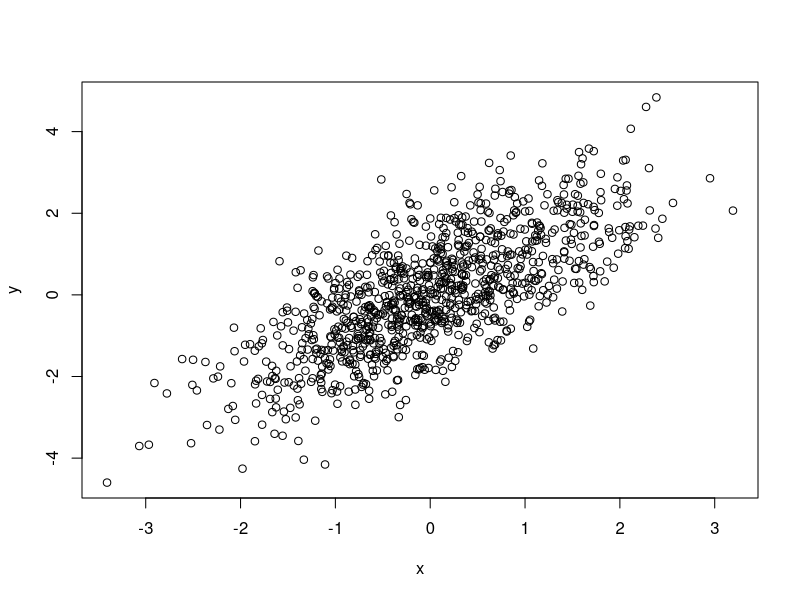
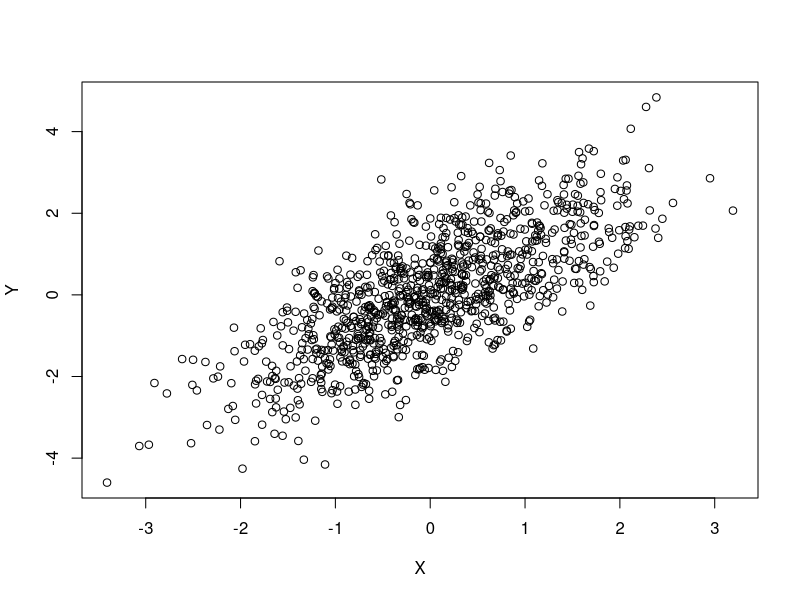
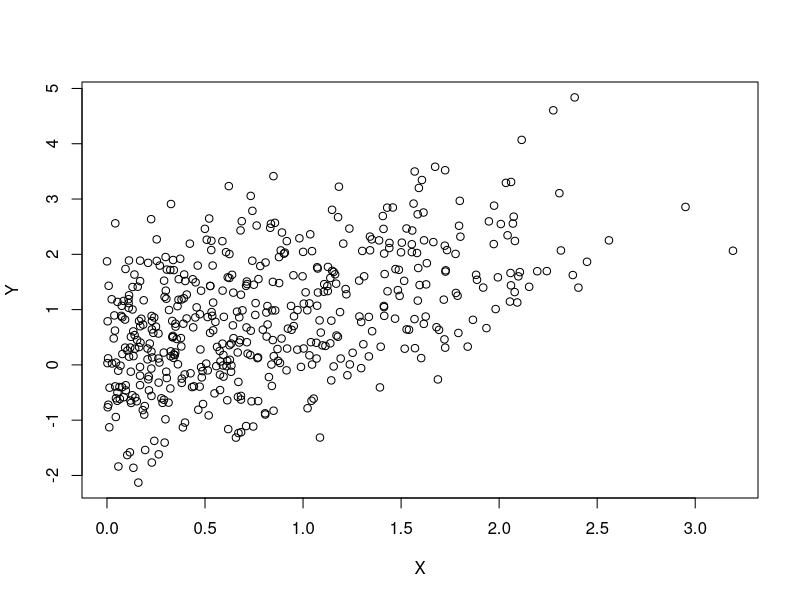
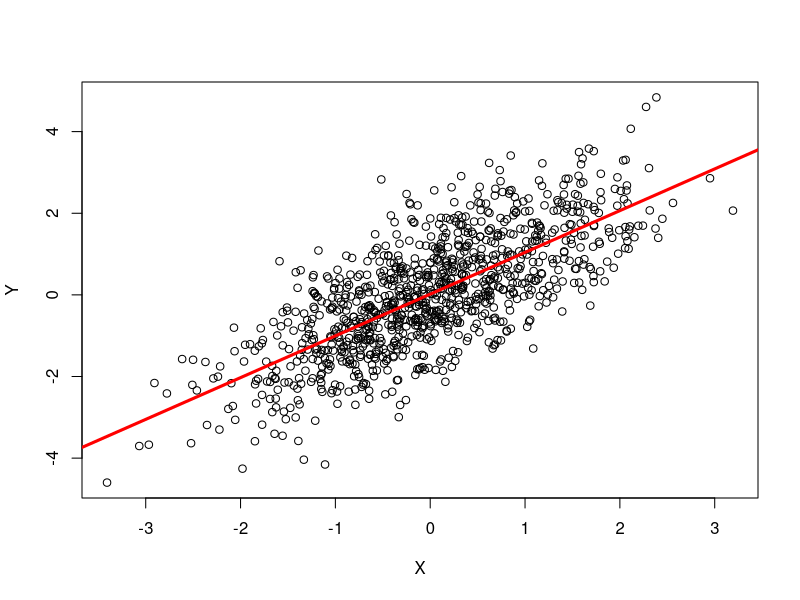

The R source for these figures, in order:
## ---- chunk 1
knitr::opts_chunk$set(
    eval=as.logical(Sys.getenv("KNITR_EVAL", "TRUE")),
    cache=as.logical(Sys.getenv("KNITR_CACHE", "TRUE")))
## ---- chunk 2
1 + 1
## ---- chunk 3
x = 1
x + x
## ---- chunk 4
x = c(1, 2, 3)
x
## ---- chunk 5
y = sqrt(x)
y
## ---- chunk 6
x = c(1, 2, 3)
x
x <- c(4, 5, 6)
x
x <- 7:9
x
10:12 -> x
x
## ---- chunk 7
x <- c(1, 2, 3) -> y
x
y
## ---- chunk 8
    people <- c("Lori", "Nitesh", "Valerie", "Herve")
    people
## ---- chunk 9
    population <- c(Buffalo=259000, Rochester=210000, `New York`=8400000)
    population
    log10(population)
## ---- chunk 10
    truthiness <- c(TRUE, FALSE, NA)
    truthiness
## ---- chunk 11
    !truthiness
    truthiness | !truthiness
    truthiness & !truthiness
## ---- chunk 12
    undefined_numeric_values <- c(NA, 0/0, NaN, Inf, -Inf)
    undefined_numeric_values
    sqrt(undefined_numeric_values)
## ---- chunk 13
    toupper(people)
    substr(people, 1, 3)
## ---- chunk 14
    x <- 1:3
    x * 2            # '2' (vector of length 1) recycled to c(2, 2, 2)
    truthiness | NA
    truthiness & NA
## ---- chunk 15
    substr(tolower(people), 1, 3)
    population[population < 1000000]
## ---- chunk 16
    frenemies = list(
        friends=c("Larry", "Richard", "Vivian"),
        enemies=c("Dick", "Mike")
    )
    frenemies
## ---- chunk 17
    frenemies[1]
    frenemies[c("enemies", "friends")]
    frenemies[["enemies"]]
## ---- chunk 18
    sex = factor(c("Male", "Male", "Female"),
                 levels=c("Female", "Male", "Hermaphrodite"))
    sex
    sex == "Female"
    table(sex)
    sex[sex == "Female"]
## ---- chunk 19
x = rnorm(1000)       # 1000 random normal deviates
y = x + rnorm(1000)   # another 1000 deviates, as a function of x
plot(y ~ x)           # relationship between x and y
## ---- chunk 20
    df = data.frame(X=x, Y=y)
    head(df)           # first 6 rows
    plot(Y ~ X, df)    # same as above
## ---- chunk 21
    summary(df)
## ---- chunk 22
    positiveX = df[df$X > 0,]
    head(positiveX)
    plot(Y ~ X, positiveX)
## ---- chunk 23
    class(df)
    dim(df)
    colnames(df)
## ---- chunk 24
    fit <- lm(Y ~ X, df)
## ---- chunk 25
    plot(Y ~ X, df)
    abline(fit, col="red", lwd=3)
## ---- chunk 26
    anova(fit)
## ---- chunk 27
    class(fit)
    methods(class=class(fit))
